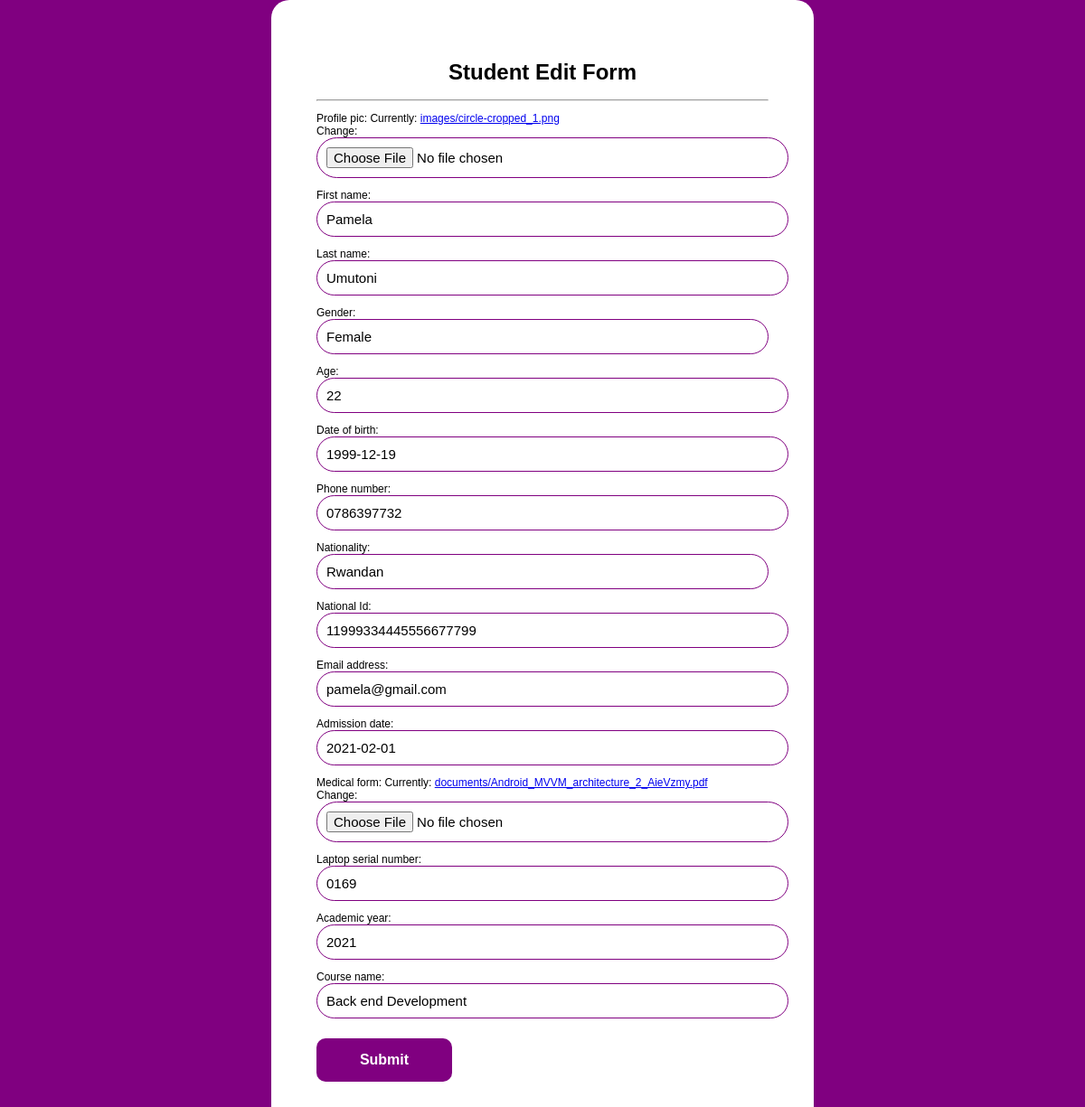
The app's page /student/edit/1/ with its own data.
### student/models.py (models this page shows)
class Student(models.Model):
    profile_pic=models.ImageField(upload_to = 'images/')
    first_name=models.CharField(max_length=12, null=True)
    last_name=models.CharField(max_length=12, null=True)
    gender_choice=(
        ('Female','Female'),
        ('Male','Male'),
        ('3','Prefer not to say')
    )
    gender=models.CharField(max_length=8,choices=gender_choice, null=True)
    age=models.PositiveSmallIntegerField(null=True)
    date_of_birth=models.DateField(null=True)
    phone_number=models.CharField(max_length=10)
    nationality_choice=(
        ('Rwandan','Rwandan'),
        ('Kenyan','Kenyan'),
        ('Ugandan','Ugandan'),
        ('4','SouthSudanes'),
        ('5','Sudanes')
    )
    nationality=models.CharField(max_length=15,choices=nationality_choice, null=True)
    national_Id=models.CharField(max_length=20)
    email_address=models.EmailField(null=True)
    admission_date=models.DateField(null=True, blank=True)
    medical_form=models.FileField(upload_to="documents/",null=True)
    laptop_serial_number=models.CharField(max_length=30, null=True, blank= True)
    academic_year=models.CharField(max_length=12)
    course_name=models.CharField(max_length=25, null=True, blank=True)

### student/views.py (the view)
# urls.py: path("edit/<int:id>/", edit_student, name="edit_student"),
def edit_student(request, id):
    student = Student.objects.get(id=id)
    if request.method == "POST":
        form = StudentRegistrationForm(request.POST, instance=student)
        if form.is_valid():
            form.save()
        return redirect("student_list")
    else:
        form = StudentRegistrationForm(instance=student)
    return render(request, "edit_student.htm", {"form":form})

### student/forms.py
class StudentRegistrationForm(forms.ModelForm):
    class Meta:
          model= Student
          fields= "__all__"

### student/templates/edit_student.htm (shortened to what this page needs)
<!DOCTYPE html>
<html lang="en">
<head>
</head>
<body>
    <div class="reg">
   <center> <h1>Student Edit Form</h1> </center>
   <hr>
    <form method="POST" enctype="multipart/form-data">
    {{form.as_p}}
        <button type="submit" value="save">Submit</button>
    </form>
</div>
</body>
</html>

### student/templates/edit_student.htm (style rules this page uses)
body { margin:0; font-family:arial,tahoma,sans-serif; font-size:12px; font-weight:normal; direction:ltr; background:purple; background-repeat: no-repeat; }
.reg { padding:50px; width:500px; height:auto; overflow:hidden; background:white; border-radius:20px; margin: auto; }
button { background-color: purple; width: 30%; color: white; font-size: 16px; font-weight: bolder; padding: 15px; margin: 10px 0px; border: none; cursor: pointer; border-radius: 10px; }
input { width: 100%; outline: none; font-size: 15px; padding: 10px 10px; border-radius: 40px; transition: all 0.3 ease; background-color: white; border: solid 1px purple; }
select { -webkit-appearance: none; appearance: none; width: 100%; outline: none; font-size: 15px; padding: 10px 10px; border-radius: 40px; transition: all 0.3 ease; background-color: white; border: solid 1px purple; }

### records on screen
Student: first_name "Pamela", last_name "Umutoni", gender "Female", age "22", date_of_birth "1999-12-19", phone_number "0786397732", nationality "Rwandan", national_Id "11999334445556677799", email_address "pamela@gmail.com", admission_date "2021-02-01", laptop_serial_number "0169", academic_year "2021", course_name "Back end Development"
